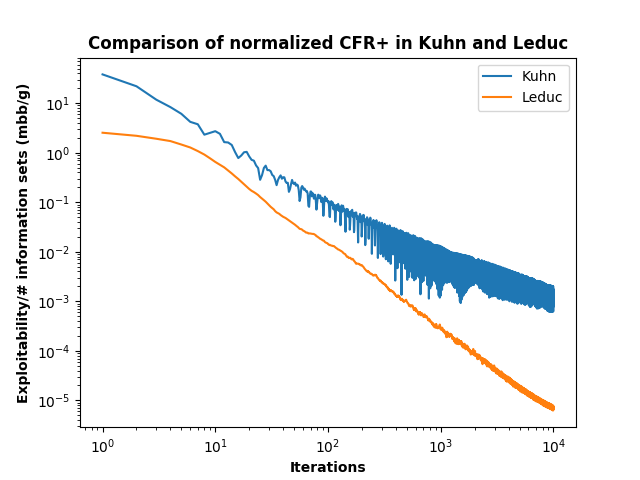

Reproduce this figure in Python.
import matplotlib.pyplot as plt
import numpy as np

from open_spiel.python.project.part_2 import path_file

plt.plot(
    np.loadtxt("data/cfr_10k_iterations_ITER_kuhn_poker1.txt"),
    [i*10**3/12 for i in np.loadtxt("data/cfr_10k_iterations_EXPL_kuhn_poker1.txt")],
    label="Kuhn"
)
plt.plot(
    np.loadtxt("data/cfr_10k_iterations_ITER7.txt"),
    [i*10**3/936 for i in np.loadtxt("data/cfr_10k_iterations_EXPL7.txt")],
    label="Leduc"
)
plt.xlabel("Iterations", fontweight="bold")
plt.ylabel("Exploitability/# information sets (mbb/g)", fontweight="bold")
plt.loglog()
plt.legend()
plt.title("Comparison of normalized CFR+ in Kuhn and Leduc", fontweight="bold")
plt.savefig(path_file.path
            + "project_plots_code/cfr+_normalized_comp_kuhn_leduc/"
            + "cfr+_normalized_comp_kuhn_leduc"
            + path_file.plot_type,)
plt.show()
